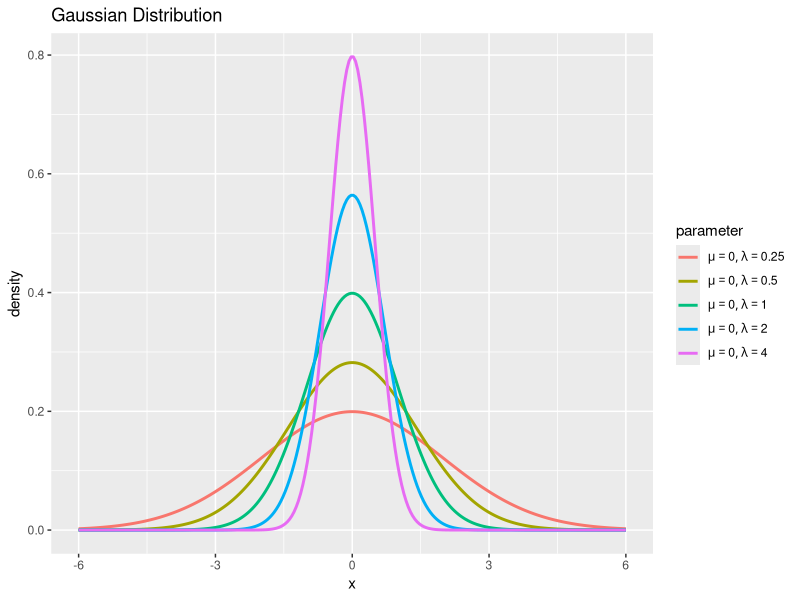

Recreate this plot in R. (Note: this script raises an error after producing the figure.)

# 1次元ガウス分布 --------------------------------------------------------------

# パラメータの影響


# パッケージの読込 ----------------------------------------------------------------

# 利用パッケージ
library(tidyverse)
library(gganimate)

# パッケージ名の省略用
library(ggplot2)


# パラメータと分布の関係：並べて比較 ----------------------------------------------------------

### ・平均の影響 -----

# 平均パラメータとして利用する値を指定
mu_vals <- c(-3.5, -2, -0.5, 1, 2.5, 4)

# 標準偏差パラメータを指定
sigma <- 1


# xの値を作成
x_vals <- seq(from = min(mu_vals) - sigma*2, to = max(mu_vals) + sigma*2, length.out = 251)

# パラメータごとにガウス分布を計算
res_dens_df <- tidyr::expand_grid(
  x = x_vals, 
  mu = mu_vals
) |> # 全ての組み合わせを作成
  dplyr::arrange(mu, x) |> # パラメータごとに並べ替え
  dplyr::mutate(
    density = dnorm(x = x, mean = mu, sd = sigma), 
    parameter = paste0("mu=", mu, ", sigma=", sigma) |> 
      factor(levels = paste0("mu=", sort(mu_vals), ", sigma=", sigma)) # 色分け用ラベル
  ) # 確率密度を計算


### ・標準偏差の影響 -----

# 平均パラメータを指定
mu <- 0

# 標準偏差パラメータとして利用する値を指定
sigma_vals <- c(0.5, 1, 2, 4)


# xの値を作成
x_vals <- seq(from = mu - max(sigma_vals)*1.5, to = mu + max(sigma_vals)*1.5, length.out = 250)

# パラメータごとにガウス分布を計算
res_dens_df <- tidyr::expand_grid(
  x = x_vals, 
  sigma = sigma_vals
) |> # 全ての組み合わせを作成
  dplyr::arrange(sigma, x) |> # パラメータごとに並べ替え
  dplyr::mutate(
    density = dnorm(x = x, mean = mu, sd = sigma), 
    parameter = paste0("mu=", mu, ", sigma=", sigma) |> 
      factor(levels = paste0("mu=", mu, ", sigma=", sort(sigma_vals))) # 色分け用ラベル
  ) # 確率密度を計算


### ・精度の影響 -----

# 平均パラメータを指定
mu <- 0

# 標準偏差パラメータとして利用する値を指定
lambda_vals <- c(0.25, 0.5, 1, 2, 4)


# xの値を作成
sigma <- 1 / sqrt(min(lambda_vals))
x_vals <- seq(from = mu - sigma*3, to = mu + sigma*3, length.out = 250)

# パラメータごとにガウス分布を計算
res_dens_df <- tidyr::expand_grid(
  x = x_vals, 
  lambda = lambda_vals
) |> # 全ての組み合わせを作成
  dplyr::arrange(lambda, x) |> # パラメータごとに並べ替え
  dplyr::mutate(
    density = dnorm(x = x, mean = mu, sd = 1/sqrt(lambda)), 
    parameter = paste0("mu=", mu, ", lambda=", lambda) |> 
      factor(levels = paste0("mu=", mu, ", lambda=", sort(lambda_vals))) # 色分け用ラベル
  ) # 確率密度を計算


### ・作図 -----

# 凡例用のラベルを作成:(数式表示用)
label_vec <- res_dens_df[["parameter"]] |> 
  stringr::str_replace_all(pattern = "=", replacement = "==") |> # 等号表示用の記法に変換
  (\(.){paste0("list(", ., ")")})() |> # カンマ表示用の記法に変換
  unique() |> # 重複を除去
  parse(text = _) # expression関数化
names(label_vec) <- unique(res_dens_df[["parameter"]]) # ggplotに指定する文字列に対応する名前付きベクトルに変換


# パラメータごとにガウス分布を作図
ggplot(data = res_dens_df, mapping = aes(x = x, y = density, color = parameter)) + # データ
  geom_line(size = 1) + # 折れ線グラフ
  scale_color_hue(labels = label_vec) + # 線の色:(数式表示用)
  theme(legend.text.align = 0) + # 図の体裁:凡例
  labs(title = "Gaussian Distribution", 
       x = "x", y = "density") # ラベル


# パラメータと分布の関係：アニメーションによる可視化 ----------------------------------------------------------

### ・平均の影響 -----

# 平均パラメータとして利用する値を指定
mu_vals <- seq(from = -5, to = 5, by = 0.1) # (線の変化用)
mu_vals <- seq(from = -5, to = 5, by = 0.5) # (線の軌跡用)
length(mu_vals) # フレーム数

# 標準偏差パラメータを指定
sigma <- 1


# xの値を作成
x_vals <- seq(from = min(mu_vals)-sigma, to = max(mu_vals)+sigma, length.out = 251)

# パラメータごとにガウス分布を計算
anime_dens_df <- tidyr::expand_grid(
  x = x_vals, 
  mu = mu_vals
) |> # 全ての組み合わせを作成
  dplyr::arrange(mu, x) |> # パラメータごとに並べ替え
  dplyr::mutate(
    density = dnorm(x = x, mean = mu, sd = sigma), 
    parameter = paste0("mu=", round(mu, 2), ", sigma=", sigma) |> 
      factor(levels = paste0("mu=", round(mu_vals, 2), ", sigma=", sigma)) # フレーム切替用ラベル
  ) # 確率密度を計算


### ・標準偏差の影響 -----

# 平均パラメータを指定
mu <- 0

# 標準偏差パラメータとして利用する値を指定
sigma_vals <- seq(from = 0.5, to = 5, by = 0.1) # (線の変化用)
sigma_vals <- seq(from = 0.5, to = 5, by = 0.5) # (線の軌跡用)
length(sigma_vals) # フレーム数


# xの値を作成
x_vals <- seq(from = mu - max(sigma_vals)*2, to = mu + max(sigma_vals)*2, length.out = 251)

# パラメータごとにガウス分布を計算
anime_dens_df <- tidyr::expand_grid(
  x = x_vals, 
  sigma = sigma_vals
) |> # 全ての組み合わせを作成
  dplyr::arrange(sigma, x) |> # パラメータごとに並べ替え
  dplyr::mutate(
    density = dnorm(x = x, mean = mu, sd = sigma), 
    parameter = paste0("mu=", mu, ", sigma=", round(sigma, 2)) |> 
      factor(levels = paste0("mu=", mu, ", sigma=", round(sigma_vals, 2))) # フレーム切替用ラベル
  ) # 確率密度を計算


### ・精度の影響 -----

# 平均パラメータを指定
mu <- 0

# 標準偏差パラメータとして利用する値を指定
lambda_vals <- seq(from = 0.1, to = 10, by = 0.1) # (線の変化用)
lambda_vals <- seq(from = 0.5, to = 10, by = 0.5) # (線の軌跡用)
length(lambda_vals) # フレーム数


# xの値を作成
sigma <- 1 / sqrt(min(lambda_vals))
x_vals <- seq(from = mu - sigma*2, to = mu + sigma*2, length.out = 250)

# パラメータごとにガウス分布を計算
anime_dens_df <- tidyr::expand_grid(
  x = x_vals, 
  lambda = lambda_vals
) |> # 全ての組み合わせを作成
  dplyr::arrange(lambda, x) |> # パラメータごとに並べ替え
  dplyr::mutate(
    density = dnorm(x = x, mean = mu, sd = 1/sqrt(lambda)), 
    parameter = paste0("mu=", mu, ", lambda=", round(lambda, 2)) |> 
      factor(levels = paste0("mu=", mu, ", lambda=", round(lambda_vals, 2))) # フレーム切替用ラベル
  ) # 確率密度を計算


### ・作図：線の変化 -----

# ガウス分布のアニメーションを作図
anime_dens_graph <- ggplot(data = anime_dens_df, mapping = aes(x = x, y = density)) + # データ
  geom_line(color = "#00A968", size = 1) + # 折れ線グラフ
  gganimate::transition_manual(parameter) + # フレーム
  labs(title = "Gaussian Distribution", 
       subtitle = "{current_frame}", 
       x = "x", y = "density") # ラベル

# gif画像を作成
gganimate::animate(anime_dens_graph, nframes = length(mu_vals), fps = 10, width = 800, height = 600) # (平均の影響の場合)
gganimate::animate(anime_dens_graph, nframes = length(sigma_vals), fps = 10, width = 800, height = 600) # (標準偏差の影響の場合)
gganimate::animate(anime_dens_graph, nframes = length(lambda_vals), fps = 10, width = 800, height = 600) # (精度の影響の場合)


### ・作図：線の軌跡 -----

## 平均の影響用

# ガウス分布のアニメーションを作図
anime_dens_graph <- ggplot(data = anime_dens_df, mapping = aes(x = x, y = density, color = factor(mu), group = mu)) + # データ
  geom_line() + # 折れ線グラフ
  gganimate::transition_reveal(mu) + # フレーム
  labs(title = "Gaussian Distribution", 
       subtitle = paste0("mu={frame_along}, sigma=", sigma), 
       color = expression(mu), 
       x = "x", y = "density") # ラベル

# gif画像を作成
gganimate::animate(anime_dens_graph, nframes = length(mu_vals)+10, end_pause = 10, fps = 10, width = 800, height = 600)


## 標準偏差の影響用

# ガウス分布のアニメーションを作図
anime_dens_graph <- ggplot(data = anime_dens_df, mapping = aes(x = x, y = density, color = factor(sigma), group = sigma)) + # データ
  geom_line() + # 折れ線グラフ
  gganimate::transition_reveal(sigma) + # フレーム
  labs(title = "Gaussian Distribution", 
       subtitle = paste0("mu=", mu, ", sigma={frame_along}"), 
       color = expression(sigma), 
       x = "x", y = "density") # ラベル

# gif画像を作成
gganimate::animate(anime_dens_graph, nframes = length(sigma_vals)+10, end_pause=10, fps = 10, width = 800, height = 600)


## 精度の影響用

# ガウス分布のアニメーションを作図
anime_dens_graph <- ggplot(data = anime_dens_df, mapping = aes(x = x, y = density, color = factor(lambda), group = lambda)) + # データ
  geom_line() + # 折れ線グラフ
  gganimate::transition_reveal(lambda) + # フレーム
  labs(title = "Gaussian Distribution", 
       subtitle = paste0("mu=", mu, ", lambda={frame_along}"), 
       color = expression(lambda), 
       x = "x", y = "density") # ラベル

# gif画像を作成
gganimate::animate(anime_dens_graph, nframes = length(lambda_vals)+10, end_pause=10, fps = 10, width = 800, height = 600)


# パラメータと統計量の関係：アニメーションによる可視化 ----------------------------------------------------------

### ・平均の影響 -----

# 平均パラメータとして利用する値を指定
mu_vals <- seq(from = -5, to = 5, by = 0.1)
length(mu_vals) # フレーム数

# 標準偏差パラメータを指定
sigma <- 1


# xの値を作成
x_vals <- seq(from = min(mu_vals)-sigma, to = max(mu_vals)+sigma, length.out = 251)

# パラメータごとにガウス分布を計算
anime_dens_df <- tidyr::expand_grid(
  x = x_vals, 
  mu = mu_vals
) |> # 全ての組み合わせを作成
  dplyr::arrange(mu, x) |> # パラメータごとに並べ替え
  dplyr::mutate(
    density = dnorm(x = x, mean = mu, sd = sigma), 
    parameter = paste0("mu=", round(mu, 2), ", sigma=", sigma) |> 
      factor(levels = paste0("mu=", round(mu_vals, 2), ", sigma=", sigma)) # フレーム切替用ラベル
  ) # 確率密度を計算

# パラメータごとに統計量を計算
anime_stat_df <- tibble::tibble(
  mean = mu_vals, # 期待値
  sd = sigma, # 標準偏差
  parameter = paste0("mu=", round(mu_vals, 2), ", sigma=", sigma) |> 
    factor(levels = paste0("mu=", round(mu_vals, 2), ", sigma=", sigma)) # フレーム切替用のラベル
) |> # 統計量を計算
  dplyr::mutate(
    sd_minus = mean - sd, 
    sd_plus = mean + sd
  ) |> # 期待値±標準偏差を計算
  dplyr::select(!sd) |> # 不要な列を削除
  tidyr::pivot_longer(
    cols = !parameter, 
    names_to = "type", 
    values_to = "statistic"
  ) |> # 統計量の列をまとめる
  dplyr::mutate(
    type = stringr::str_replace(type, pattern = "sd_.*", replacement = "sd")) # 期待値±標準偏差のカテゴリを統一


### ・標準偏差の影響 -----

# 平均パラメータを指定
mu <- 0

# 標準偏差パラメータとして利用する値を指定
sigma_vals <- seq(from = 0.5, to = 5, by = 0.1)
length(sigma_vals) # フレーム数


# xの値を作成
x_vals <- seq(from = mu - max(sigma_vals)*2, to = mu + max(sigma_vals)*2, length.out = 251)

# パラメータごとにガウス分布を計算
anime_dens_df <- tidyr::expand_grid(
  x = x_vals, 
  sigma = sigma_vals
) |> # 全ての組み合わせを作成
  dplyr::arrange(sigma, x) |> # パラメータごとに並べ替え
  dplyr::mutate(
    density = dnorm(x = x, mean = mu, sd = sigma), 
    parameter = paste0("mu=", mu, ", sigma=", round(sigma, 2)) |> 
      factor(levels = paste0("mu=", mu, ", sigma=", round(sigma_vals, 2))) # フレーム切替用ラベル
  ) # 確率密度を計算

# パラメータごとに統計量を計算
anime_stat_df <- tibble::tibble(
  mean = mu, # 期待値
  sd = sigma_vals, # 標準偏差
  parameter = paste0("mu=", mu, ", sigma=", round(sigma_vals, 2)) |> 
    factor(levels = paste0("mu=", mu, ", sigma=", round(sigma_vals, 2))) # フレーム切替用のラベル
) |> # 統計量を計算
  dplyr::mutate(
    sd_minus = mean - sd, 
    sd_plus = mean + sd
  ) |> # 期待値±標準偏差を計算
  dplyr::select(!sd) |> # 不要な列を削除
  tidyr::pivot_longer(
    cols = !parameter, 
    names_to = "type", 
    values_to = "statistic"
  ) |> # 統計量の列をまとめる
  dplyr::mutate(
    type = stringr::str_replace(type, pattern = "sd_.*", replacement = "sd")) # 期待値±標準偏差のカテゴリを統一


### ・精度の影響 -----

# 平均パラメータを指定
mu <- 0

# 標準偏差パラメータとして利用する値を指定
lambda_vals <- seq(from = 0.1, to = 10, by = 0.1)
length(lambda_vals) # フレーム数


# xの値を作成
sigma <- 1 / sqrt(min(lambda_vals))
x_vals <- seq(from = mu - sigma*2, to = mu + sigma*2, length.out = 250)

# パラメータごとにガウス分布を計算
anime_dens_df <- tidyr::expand_grid(
  x = x_vals, 
  lambda = lambda_vals
) |> # 全ての組み合わせを作成
  dplyr::arrange(lambda, x) |> # パラメータごとに並べ替え
  dplyr::mutate(
    density = dnorm(x = x, mean = mu, sd = 1/sqrt(lambda)), 
    parameter = paste0("mu=", mu, ", lambda=", round(lambda, 2)) |> 
      factor(levels = paste0("mu=", mu, ", lambda=", round(lambda_vals, 2))) # フレーム切替用ラベル
  ) # 確率密度を計算

# パラメータごとに統計量を計算
anime_stat_df <- tibble::tibble(
  mean = mu, # 期待値
  sd = 1 / sqrt(lambda_vals), # 標準偏差
  parameter = paste0("mu=", mu, ", lambda=", round(lambda_vals, 2)) |> 
    factor(levels = paste0("mu=", mu, ", lambda=", round(lambda_vals, 2))) # フレーム切替用のラベル
) |> # 統計量を計算
  dplyr::mutate(
    sd_minus = mean - sd, 
    sd_plus = mean + sd
  ) |> # 期待値±標準偏差を計算
  dplyr::select(!sd) |> # 不要な列を削除
  tidyr::pivot_longer(
    cols = !parameter, 
    names_to = "type", 
    values_to = "statistic"
  ) |> # 統計量の列をまとめる
  dplyr::mutate(
    type = stringr::str_replace(type, pattern = "sd_.*", replacement = "sd")) # 期待値±標準偏差のカテゴリを統一


### ・作図 -----

# 凡例用の設定を作成:(数式表示用)
color_vec    <- c(mean = "blue", sd = "orange")
linetype_vec <- c(mean = "dashed", sd = "dotted")
label_vec    <- c(mean = expression(E(x)), sd = expression(E(x) %+-% sqrt(V(x))))


# 統計量を重ねた分布のアニメーションを作図
anime_dens_graph <- ggplot() + 
  geom_line(data = anime_dens_df, mapping = aes(x = x, y = density), 
            color = "#00A968", size = 1) + # 分布
  geom_vline(data = anime_stat_df, mapping = aes(xintercept = statistic, color = type, linetype = type), 
             size = 1) + # 統計量
  gganimate::transition_manual(parameter) + # フレーム
  scale_color_manual(values = color_vec, labels = label_vec, name = "statistic") + # 線の色:(色指定と数式表示用)
  scale_linetype_manual(values = linetype_vec, labels = label_vec, name = "statistic") + # 線の種類:(線指定と数式表示用)
  guides(color = guide_legend(override.aes = list(size = 0.5))) + # 凡例の体裁
  theme(legend.text.align = 0) + # 図の体裁:凡例
  labs(title = "Gaussian Distribution", 
       subtitle = "{current_frame}") # ラベル

# gif画像を作成
gganimate::animate(anime_dens_graph, nframes = length(mu_vals), fps = 10, width = 800, height = 600) # (平均の影響の場合)
gganimate::animate(anime_dens_graph, nframes = length(sigma_vals), fps = 10, width = 800, height = 600) # (標準偏差の影響の場合)
gganimate::animate(anime_dens_graph, nframes = length(lambda_vals), fps = 10, width = 800, height = 600) # (精度の影響の場合)
